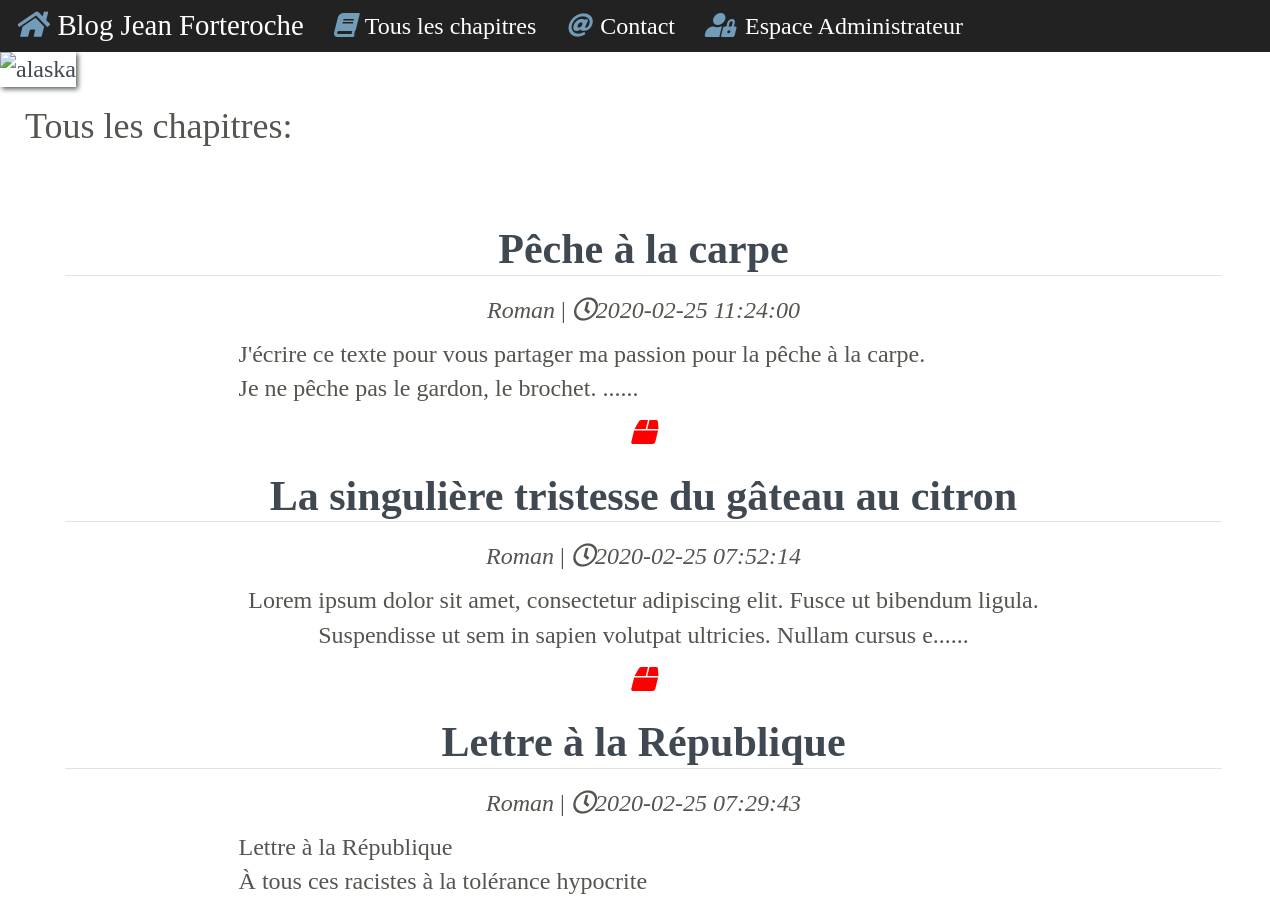
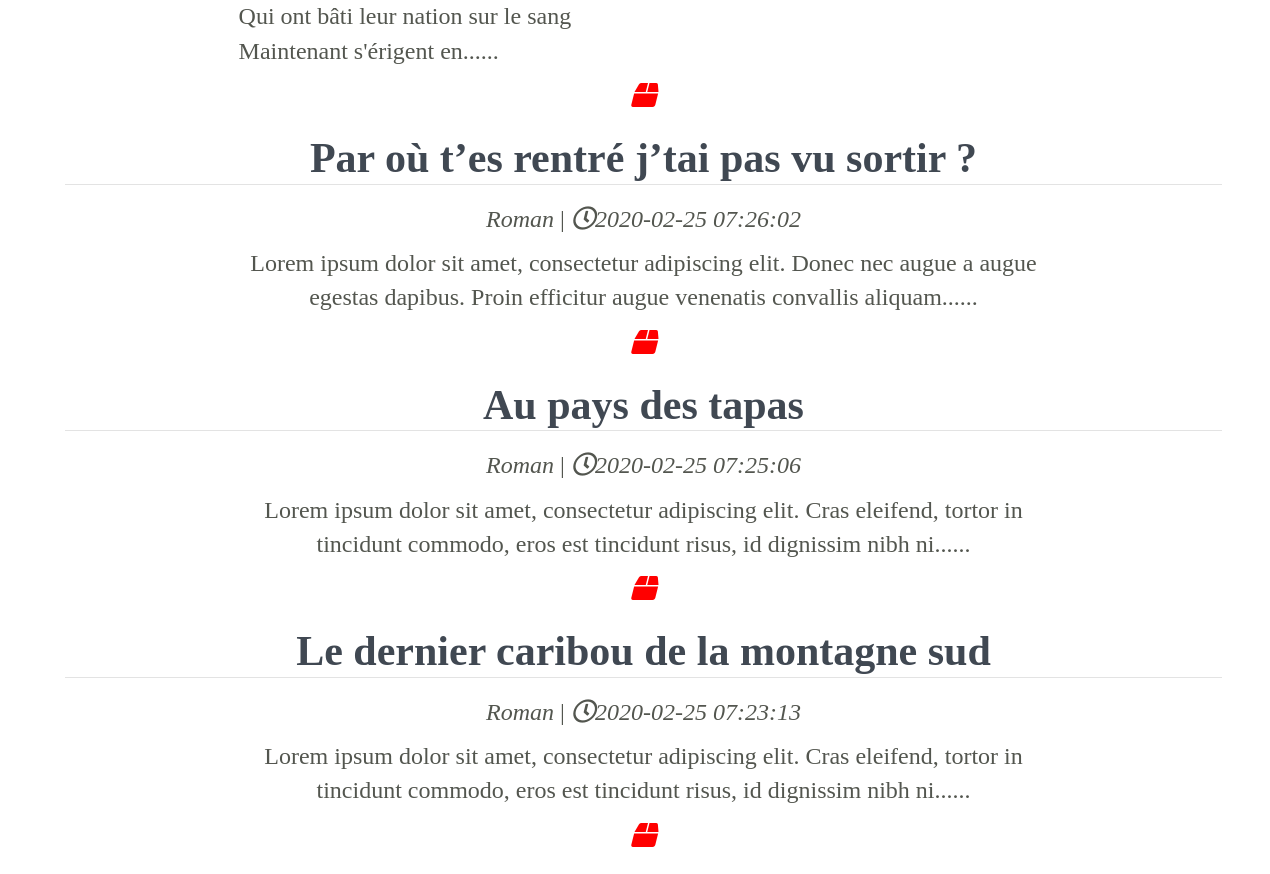
The app's page /chapitres, older data (2 pictures, top to bottom).
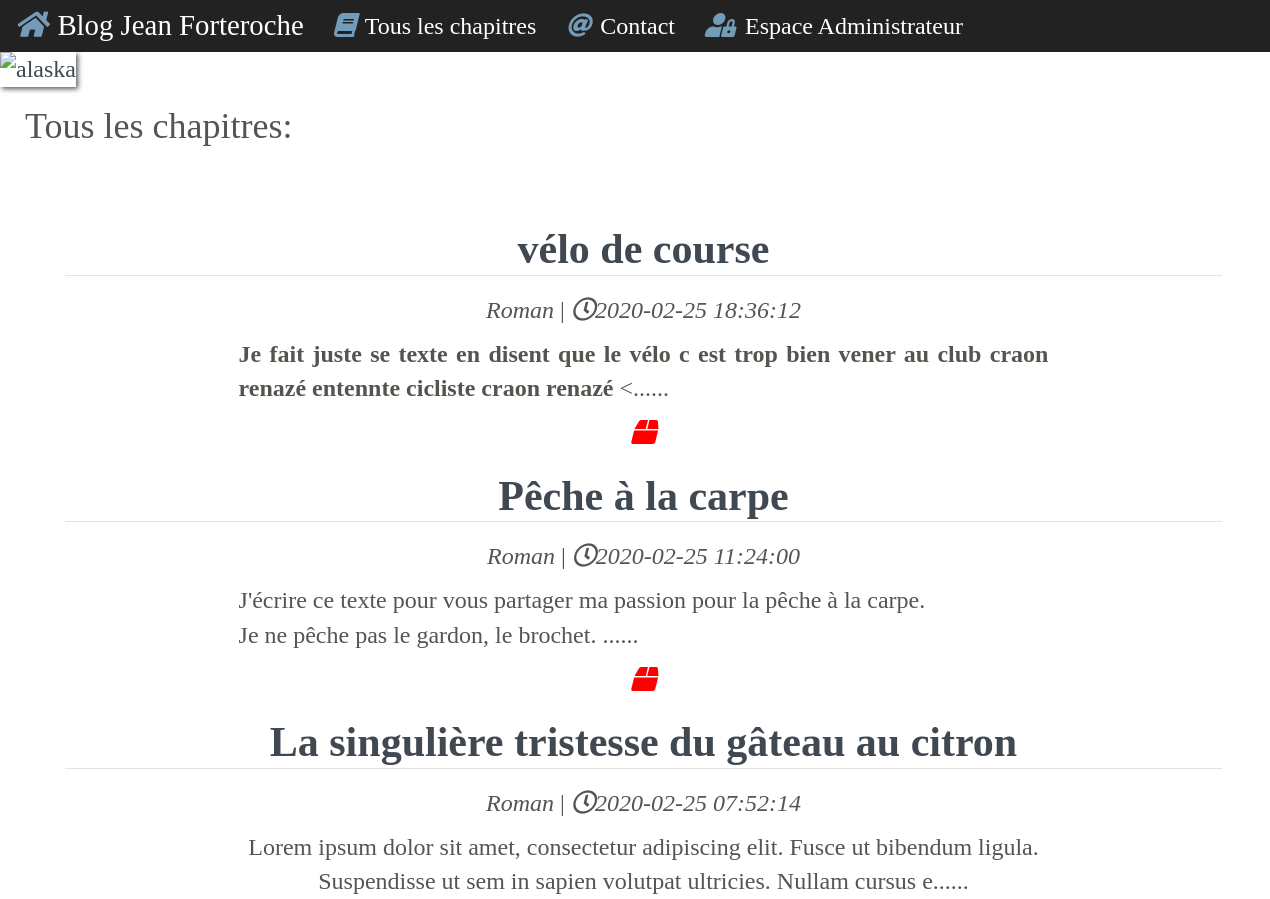
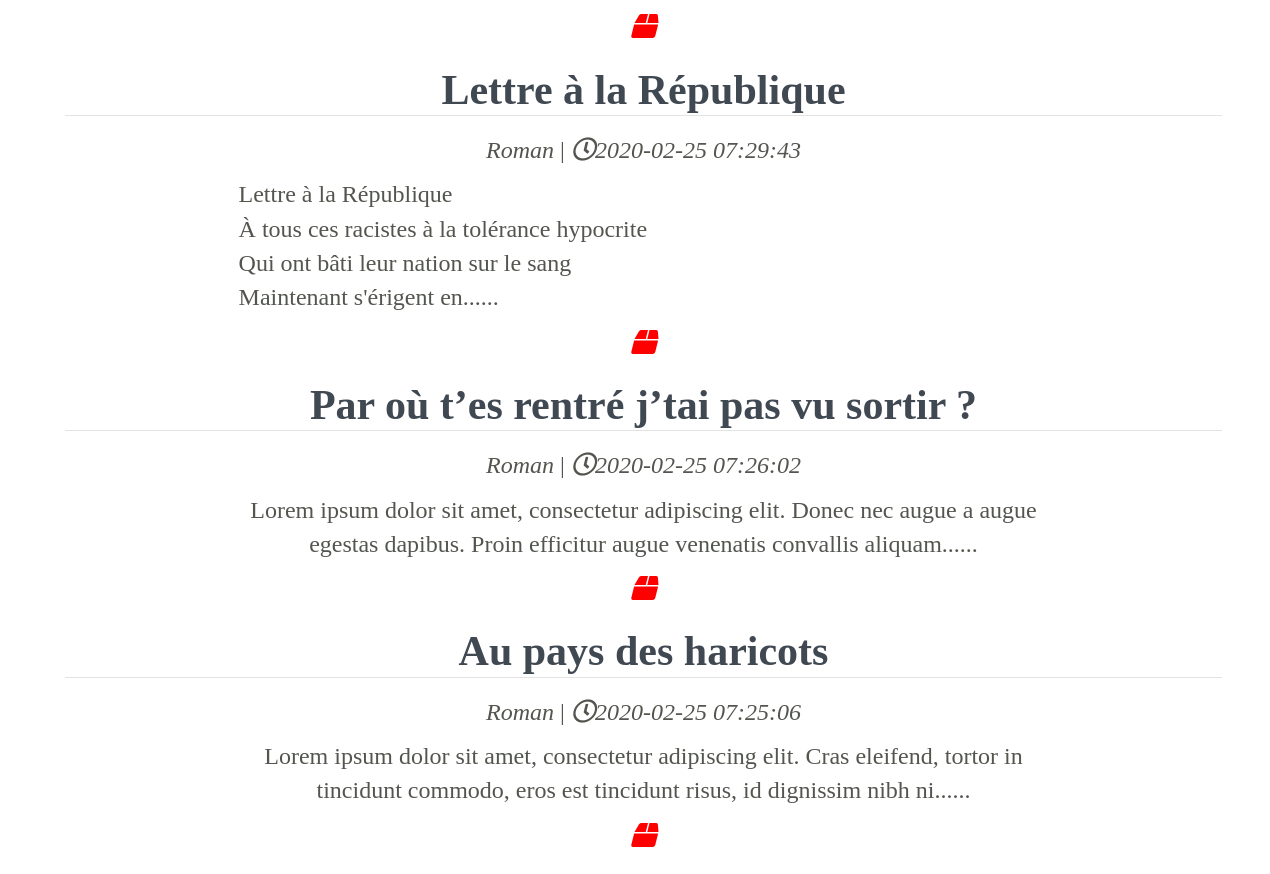
The same page, newer data (2 pictures, top to bottom).
### tables this page shows
CREATE TABLE IF NOT EXISTS `chapters` (
  `id` int(11) NOT NULL AUTO_INCREMENT,
  `title` varchar(255) NOT NULL,
  `content` text NOT NULL,
  `created_date` datetime NOT NULL,
  PRIMARY KEY (`id`)
);

### controller/frontend.php (called while the page is built, shortened)
<?php
require_once('model/ChapterManager.php');
function displayChapters() {
  $postManager = new ChapterManager();
  $req = $postManager->getChapters();
  $data = $postManager->getChapters();
  require('view/frontend/chaptersView.php');
}

### index.php (called while the page is built, shortened)
<?php
require('controller/frontend.php');
$router = new Router;
$router->init();

### model/ChapterManager.php (called while the page is built, shortened)
<?php
class ChapterManager extends Manager {
  public function getChapters() {
    $db = $this->dbConnect();
    $req = $db->query('SELECT `id`, `title`, `content`, `created_date` FROM chapters ORDER BY created_date DESC');
    return $req;
  }
}

### view/frontend/chaptersView.php (the view, shortened to what this page needs)
<h1 class="title-chapters">Tous les chapitres:</h1>
    <div class="content">
        <div class="indexChapters">
                    <?php
                        while ($donnees = $req->fetch())
                        {
                          $id = $donnees['id'];
                      ?>
                    <h1 class="title"><a href="index.php?action=chapitre&id=<?= $id ?>"><?= $donnees['title']; ?></a></h1>
                    <p class="info"><em>Roman</em> | <em><i class="far fa-clock"></i><?= $donnees['created_date']; ?> </em></p>
                    <div class="extrait"><p style="text-align: justify;"><?= substr(html_entity_decode($donnees['content']), 0,200); ?>......</p>
                    </div>
                    <i class="fas fa-box"></i>
                        <?php
                        }
                        ?>
        </div>
    </div>
<?php require('template.php'); ?>

Row changes from the older to the newer data that the page shows:
removed chapters: title "Le dernier caribou de la montagne sud", created_date "2020-02-25 07:23:13", content "Lorem ipsum dolor sit amet, consectetur adipiscing elit. Cras eleifend, tortor in tincidunt commodo, eros est tincidunt risus, id dignissim nibh ni"
added chapters: title "vélo de course", created_date "2020-02-25 18:36:12", content "Je fait juste se texte en disent que le vélo c est trop bien vener au club craon renazé entennte cicliste craon renazé"
changed chapters: title "Au pays des tapas" → "Au pays des haricots"
